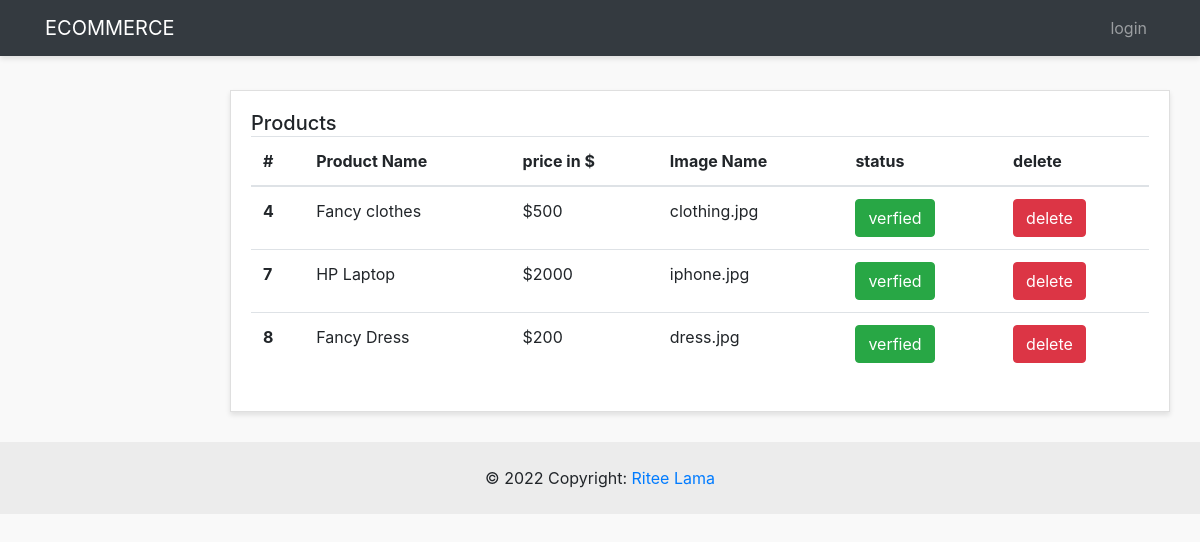
/admin-panel/products-admins/show-products.php, run on the app's committed database.
### tables this page shows
CREATE TABLE `products` (
  `id` int(4) NOT NULL,
  `product_name` varchar(200) NOT NULL,
  `image` varchar(200) NOT NULL,
  `price` int(5) NOT NULL,
  `description` text NOT NULL,
  `status` tinyint(1) NOT NULL DEFAULT 1,
  `created_date` timestamp NULL DEFAULT current_timestamp(),
  `excerpt` text NOT NULL,
  `user_id` int(4) NOT NULL,
  `category_id` int(4) NOT NULL
);

### admin-panel/products-admins/show-products.php (the view)
<?php require "../layouts/header.php"?>
<?php require "../../includes/dbconfig.php"?>
<?php
    $selectSql = "SELECT * FROM products";
    $selectQuery = mysqli_query($conn,$selectSql);
    $products = mysqli_fetch_all($selectQuery,MYSQLI_ASSOC);
?>
      <div class="row">
        <div class="col">
          <div class="card">
            <div class="card-body">
              <h5 class="card-title mb-4 d-inline">Products</h5>
              <table class="table">
                <thead>
                  <tr>
                    <th scope="col">#</th>
                    <th scope="col">Product Name</th>
                    <th scope="col">price in $</th>
                    <th scope="col">Image Name</th>
                    <th scope="col">status</th>
                    <th scope="col">delete</th>
                  </tr>
                </thead>
                <tbody>
                  <?php foreach($products as $product) : ?>
                  <tr>
                    <th scope="row"><?php echo $product['id'];?></th>
                    <td><?php echo $product['product_name'];?></td>
                    <td><?php echo "$".$product['price'];?></td>
                    <td><?php echo $product['image'];?></td>
                    <?php if($product['status'] > 0) :?>
                     <td><a href="<?php echo ADMINURL;?>/products-admins/status.php?id=<?php echo $product['id'];?>&status=<?php echo $product['status'];?>" class="btn btn-success  text-center ">verfied</a></td>
                     <?php else : ?>
                    <td><a href="<?php echo ADMINURL;?>/products-admins/status.php?id=<?php echo $product['id'];?>&status=<?php echo $product['status'];?>" class="btn btn-danger  text-center ">Un-verfied</a></td>
                    <?php endif; ?>
                     <td><a href="<?php echo ADMINURL;?>/products-admins/delete-products.php?id=<?php echo $product['id'];?>" class="btn btn-danger  text-center ">delete</a></td>
                  </tr>
                  <?php endforeach; ?>
                </tbody>
              </table>
            </div>
          </div>
        </div>
      </div>
<?php require "../layouts/footer.php"?>

### admin-panel/styles/style.css (style rules this page uses)
body { background:#f9f9f9; }
.card { margin-bottom: 15px; border-radius:0; box-shadow: 0 3px 5px rgba(0,0,0,.1); }

### data on the page
products: id "4", product_name "Fancy clothes", price "500", image "clothing.jpg"
products: id "7", product_name "HP Laptop", price "2000", image "iphone.jpg"
products: id "8", product_name "Fancy Dress", price "200", image "dress.jpg"
